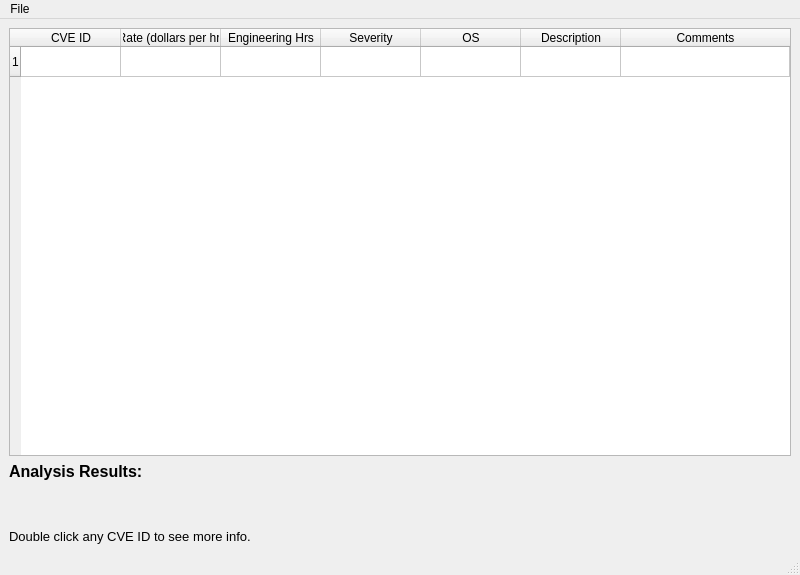
<?xml version="1.0" encoding="UTF-8"?>
<ui version="4.0">
 <class>RunScanWindow</class>
 <widget class="QMainWindow" name="RunScanWindow">
  <property name="geometry">
   <rect>
    <x>0</x>
    <y>0</y>
    <width>800</width>
    <height>575</height>
   </rect>
  </property>
  <property name="sizePolicy">
   <sizepolicy hsizetype="MinimumExpanding" vsizetype="MinimumExpanding">
    <horstretch>0</horstretch>
    <verstretch>0</verstretch>
   </sizepolicy>
  </property>
  <property name="minimumSize">
   <size>
    <width>800</width>
    <height>575</height>
   </size>
  </property>
  <property name="windowTitle">
   <string>Run Analysis</string>
  </property>
  <property name="documentMode">
   <bool>false</bool>
  </property>
  <widget class="QWidget" name="centralwidget">
   <layout class="QGridLayout" name="gridLayout">
    <item row="0" column="0">
     <layout class="QVBoxLayout" name="verticalLayout" stretch="0">
      <property name="spacing">
       <number>6</number>
      </property>
      <property name="sizeConstraint">
       <enum>QLayout::SetMaximumSize</enum>
      </property>
      <property name="rightMargin">
       <number>0</number>
      </property>
      <property name="bottomMargin">
       <number>0</number>
      </property>
      <item>
       <widget class="QTableWidget" name="dataTable">
        <property name="sizePolicy">
         <sizepolicy hsizetype="MinimumExpanding" vsizetype="MinimumExpanding">
          <horstretch>0</horstretch>
          <verstretch>0</verstretch>
         </sizepolicy>
        </property>
        <property name="minimumSize">
         <size>
          <width>775</width>
          <height>200</height>
         </size>
        </property>
        <property name="baseSize">
         <size>
          <width>780</width>
          <height>200</height>
         </size>
        </property>
        <property name="mouseTracking">
         <bool>false</bool>
        </property>
        <property name="horizontalScrollBarPolicy">
         <enum>Qt::ScrollBarAsNeeded</enum>
        </property>
        <property name="sizeAdjustPolicy">
         <enum>QAbstractScrollArea::AdjustToContents</enum>
        </property>
        <property name="dragEnabled">
         <bool>true</bool>
        </property>
        <property name="showGrid">
         <bool>true</bool>
        </property>
        <property name="gridStyle">
         <enum>Qt::SolidLine</enum>
        </property>
        <property name="sortingEnabled">
         <bool>true</bool>
        </property>
        <property name="wordWrap">
         <bool>true</bool>
        </property>
        <property name="rowCount">
         <number>1</number>
        </property>
        <attribute name="horizontalHeaderVisible">
         <bool>true</bool>
        </attribute>
        <attribute name="horizontalHeaderCascadingSectionResizes">
         <bool>false</bool>
        </attribute>
        <attribute name="horizontalHeaderHighlightSections">
         <bool>true</bool>
        </attribute>
        <attribute name="horizontalHeaderShowSortIndicator" stdset="0">
         <bool>true</bool>
        </attribute>
        <attribute name="horizontalHeaderStretchLastSection">
         <bool>true</bool>
        </attribute>
        <attribute name="verticalHeaderVisible">
         <bool>true</bool>
        </attribute>
        <attribute name="verticalHeaderCascadingSectionResizes">
         <bool>false</bool>
        </attribute>
        <attribute name="verticalHeaderHighlightSections">
         <bool>false</bool>
        </attribute>
        <attribute name="verticalHeaderShowSortIndicator" stdset="0">
         <bool>false</bool>
        </attribute>
        <attribute name="verticalHeaderStretchLastSection">
         <bool>false</bool>
        </attribute>
        <row/>
        <column>
         <property name="text">
          <string>CVE ID</string>
         </property>
        </column>
        <column>
         <property name="text">
          <string>Rate (dollars per hr)</string>
         </property>
        </column>
        <column>
         <property name="text">
          <string>Engineering Hrs</string>
         </property>
        </column>
        <column>
         <property name="text">
          <string>Severity</string>
         </property>
        </column>
        <column>
         <property name="text">
          <string>OS</string>
         </property>
        </column>
        <column>
         <property name="text">
          <string>Description</string>
         </property>
        </column>
        <column>
         <property name="text">
          <string>Comments</string>
         </property>
        </column>
        <item row="0" column="6">
         <property name="text">
          <string/>
         </property>
        </item>
       </widget>
      </item>
     </layout>
    </item>
    <item row="1" column="0">
     <layout class="QVBoxLayout" name="analysisSuggestionVLayout">
      <property name="bottomMargin">
       <number>0</number>
      </property>
      <item>
       <widget class="QLabel" name="analysisSuggestionLabel">
        <property name="font">
         <font>
          <pointsize>12</pointsize>
          <bold>true</bold>
         </font>
        </property>
        <property name="text">
         <string>Analysis Results:</string>
        </property>
       </widget>
      </item>
     </layout>
    </item>
    <item row="2" column="0">
     <layout class="QVBoxLayout" name="actualAnalysisVLayout">
      <item>
       <widget class="QLabel" name="totalCostLabel">
        <property name="font">
         <font>
          <pointsize>10</pointsize>
         </font>
        </property>
        <property name="text">
         <string/>
        </property>
       </widget>
      </item>
      <item>
       <widget class="QLabel" name="numHighSevLabel">
        <property name="font">
         <font>
          <pointsize>10</pointsize>
         </font>
        </property>
        <property name="text">
         <string/>
        </property>
       </widget>
      </item>
      <item>
       <widget class="QLabel" name="doubleClickCVElabel">
        <property name="font">
         <font>
          <pointsize>10</pointsize>
         </font>
        </property>
        <property name="text">
         <string>Double click any CVE ID to see more info.</string>
        </property>
       </widget>
      </item>
     </layout>
    </item>
   </layout>
  </widget>
  <widget class="QMenuBar" name="menubar">
   <property name="geometry">
    <rect>
     <x>0</x>
     <y>0</y>
     <width>800</width>
     <height>37</height>
    </rect>
   </property>
   <widget class="QMenu" name="menuFile">
    <property name="title">
     <string>File</string>
    </property>
    <addaction name="actionSave"/>
   </widget>
   <addaction name="menuFile"/>
  </widget>
  <widget class="QStatusBar" name="statusbar"/>
  <action name="actionSave">
   <property name="text">
    <string>&amp;Save</string>
   </property>
  </action>
 </widget>
 <resources/>
 <connections/>
</ui>
